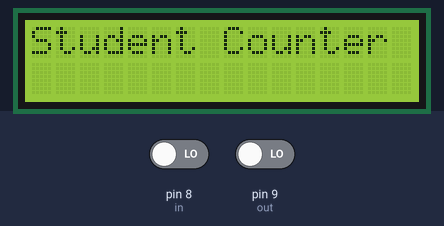
Bench run of a sketch on a simulated Arduino Uno, built with avr-gcc and run on an emulated ATmega328P. Shown: 16×2 character LCD. The inputs (shaded band) are chosen by the test bench; at power-on: pin 8 (in) LOW, pin 9 (out) LOW.

Above: at 1.4 s.
1.5 s: pin 8 (in) driven HIGH
At 1.9 s:
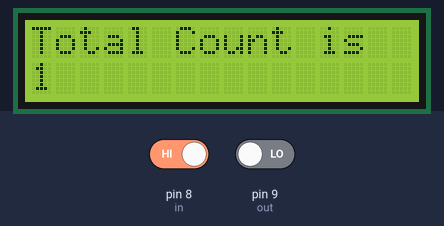
At 2.4 s:
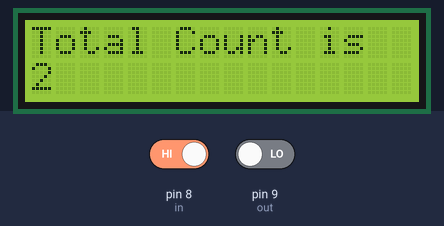
Timing chart, 0 to 4.5 s (numbered marks = the images above; inputs shaded):
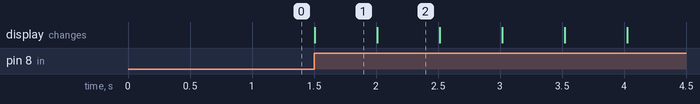

Measured:
- after the input at 1.5 s, the display: changes at once (image 1)
- what the display in image 1 shows lasts 0.5 s, from 1.5 s to 2.0 s

The sketch:

People_Counting_Machine.ino
```cpp
#include<LiquidCrystal.h>
const int rs=12, en=3, d4=4, d5=5, d6=6, d7=7;
const int in=8,out=9;
int temp=0;

LiquidCrystal lcd(rs,en,d4,d5,d6,d7);

void setup(){
lcd.begin(16,2);

pinMode(in,INPUT);
pinMode(out,INPUT);
lcd.print("Student Counter");
delay(200);
}

void loop() {
if(digitalRead(in)==1)
	{
		temp=temp+1;
		lcd.clear();
		lcd.setCursor(0,0);
		lcd.print("Total Count is");
		lcd.setCursor(0,1);
		  lcd.print(temp);
		  delay(500);
	}
else if(digitalRead(out)==1)
{
	temp=temp-1;
	lcd.clear();
	  lcd.setCursor(0,0);
	    lcd.print("Total Count is");
	lcd.setCursor(0,1);
	lcd.print(temp);
	      delay(500);
}
}
```
